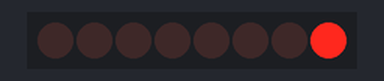
A sketch run on a simulated Arduino Uno, built with avr-gcc and run on an emulated ATmega328P. Parts: 8 shift-register outputs drawn as a row of LEDs (first output left, lit = HIGH). Wiring (inferred from the names in the program): shift register (74HC595): data pin 10; shift clock pin 11; latch pin 12. Wiring (inferred from the signals the program sends): row of LEDs: on Q0, Q1, Q2, Q3, Q4, Q5, Q6, Q7.

Above: at 0.5 s.
At 2.5 s:
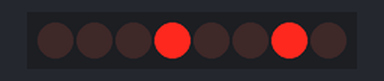
At 3.5 s:
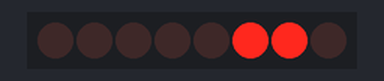
At 5.5 s:
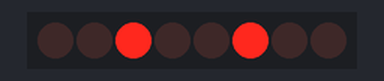
At 8.5 s:
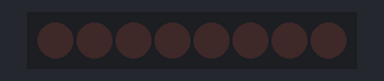
At 11.5 s:
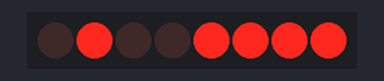
Timing chart, 0 to 13.0 s (numbered marks = the images above):
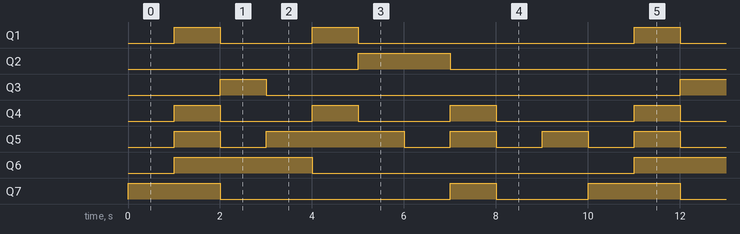

Measured:
- by itself, Q1: repeats every 10.0 s: LOW 2.0 s, HIGH 1.0 s, LOW 6.0 s, HIGH 1.0 s
- by itself, Q2: alternates HIGH for 2.0 s and LOW for 8.0 s
- by itself, Q3: alternates HIGH for 1.0 s and LOW for 9.0 s
- by itself, Q4: repeats every 10.0 s: 2 × (LOW 2.0 s, HIGH 1.0 s), LOW 3.0 s, HIGH 1.0 s
- by itself, Q5: repeats every 10.0 s: LOW 1.0 s, HIGH 3.0 s, 3 × (LOW 1.0 s, HIGH 1.0 s)
- by itself, Q6: alternates HIGH for 3.0 s and LOW for 7.0 s
- by itself, Q7: repeats every 10.0 s: LOW 5.0 s, HIGH 1.0 s, LOW 2.0 s, HIGH 2.0 s

The sketch:

segmentCtrl.ino
```cpp
#define latchPin 12
#define clockPin 11
#define dataPin 10

char data;
char num0 = 0b00000001;
char num1 = 0b01001111;
char num2 = 0b00010010;
char num3 = 0b00000110;
char num4 = 0b01001100;
char num5 = 0b00100100;
char num6 = 0b00100000;
char num7 = 0b00001101;
char num8 = 0b00000000;
char num9 = 0b00000100;

void setup() {
  pinMode(latchPin, OUTPUT);
  pinMode(clockPin, OUTPUT);
  pinMode(dataPin, OUTPUT);
}

void loop() {
  data = num0;
  digitalWrite(latchPin, LOW);
  shiftOut(dataPin, clockPin, LSBFIRST, data);
  digitalWrite(latchPin, HIGH);
  delay(1000);

  data = num1;
  digitalWrite(latchPin, LOW);
  shiftOut(dataPin, clockPin, LSBFIRST, data);
  digitalWrite(latchPin, HIGH);
  delay(1000);

  data = num2;
  digitalWrite(latchPin, LOW);
  shiftOut(dataPin, clockPin, LSBFIRST, data);
  digitalWrite(latchPin, HIGH);
  delay(1000);

  data = num3;
  digitalWrite(latchPin, LOW);
  shiftOut(dataPin, clockPin, LSBFIRST, data);
  digitalWrite(latchPin, HIGH);
  delay(1000);

  data = num4;
  digitalWrite(latchPin, LOW);
  shiftOut(dataPin, clockPin, LSBFIRST, data);
  digitalWrite(latchPin, HIGH);
  delay(1000);

  data = num5;
  digitalWrite(latchPin, LOW);
  shiftOut(dataPin, clockPin, LSBFIRST, data);
  digitalWrite(latchPin, HIGH);
  delay(1000);

  data = num6;
  digitalWrite(latchPin, LOW);
  shiftOut(dataPin, clockPin, LSBFIRST, data);
  digitalWrite(latchPin, HIGH);
  delay(1000);

  data = num7;
  digitalWrite(latchPin, LOW);
  shiftOut(dataPin, clockPin, LSBFIRST, data);
  digitalWrite(latchPin, HIGH);
  delay(1000);

  data = num8;
  digitalWrite(latchPin, LOW);
  shiftOut(dataPin, clockPin, LSBFIRST, data);
  digitalWrite(latchPin, HIGH);
  delay(1000);

  data = num9;
  digitalWrite(latchPin, LOW);
  shiftOut(dataPin, clockPin, LSBFIRST, data);
  digitalWrite(latchPin, HIGH);
  delay(1000);
}
```
